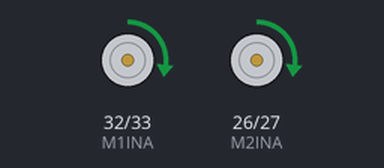
The program below on a simulated ESP32. Parts: motor-driver pin pairs drawn as motors (green arrow = first pin HIGH = forward, orange = second pin HIGH = backward, longer = more drive, scaled by the enable pin).

Above: at 1.0 s.
At 2.2 s:
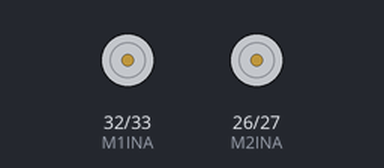
At 3.5 s:
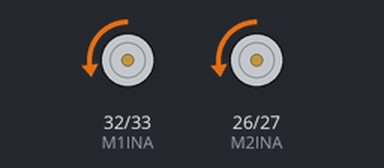
Timing chart, 0 to 6.5 s (numbered marks = the images above):
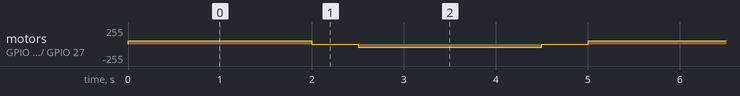

The program:

main.cpp
```cpp
#include <Arduino.h>

#include "pinout.h"

const int motorFreq = 1000;     // PWM frequency
const int motorResolution = 8;  // PWM resolution (bits)
const int motorChannelA = 0;    // PWM channel for motor A
const int motorChannelB = 1;    // PWM channel for motor B

// put function declarations here:
void motor(int, int);

void setup() {
    pinMode(M1INA, OUTPUT);
    pinMode(M1INB, OUTPUT);
    pinMode(M1PWM, OUTPUT);
    ledcSetup(motorChannelA, motorFreq, motorResolution);
    ledcAttachPin(M1PWM, motorChannelA);

    pinMode(M2INA, OUTPUT);
    pinMode(M2INB, OUTPUT);
    pinMode(M2PWM, OUTPUT);
    ledcSetup(motorChannelB, motorFreq, motorResolution);
    ledcAttachPin(M2PWM, motorChannelB);
}

void loop() {
    motor(50, 50);
    delay(2000);
    motor(0, 0);
    delay(500);
    motor(-50, -50);
    delay(2000);
    motor(0, 0);
    delay(500);
}

void motor(int vi, int vd) {
    digitalWrite(M1INA, vi >= 0 ? HIGH : LOW);
    digitalWrite(M1INB, vi >= 0 ? LOW : HIGH);

    digitalWrite(M2INA, vd >= 0 ? HIGH : LOW);
    digitalWrite(M2INB, vd >= 0 ? LOW : HIGH);

    ledcWrite(motorChannelA, constrain(abs(vi), 0, 255));
    ledcWrite(motorChannelB, constrain(abs(vd), 0, 255));
}
```

pinout.h
```cpp
#define M1INA 32
#define M1INB 33
#define M1PWM 25

#define M2INA 26
#define M2INB 27
#define M2PWM 13
```

Measured:
- by itself, motor on GPIO 32 (M1INA) / GPIO 33 (M1INB), motor on GPIO 26 (M2INA) / GPIO 27 (M2INB): repeats every 5.0 s: stopped 0.50 s, backward 50/255 2.0 s, stopped 0.50 s, forward 50/255 2.0 s
